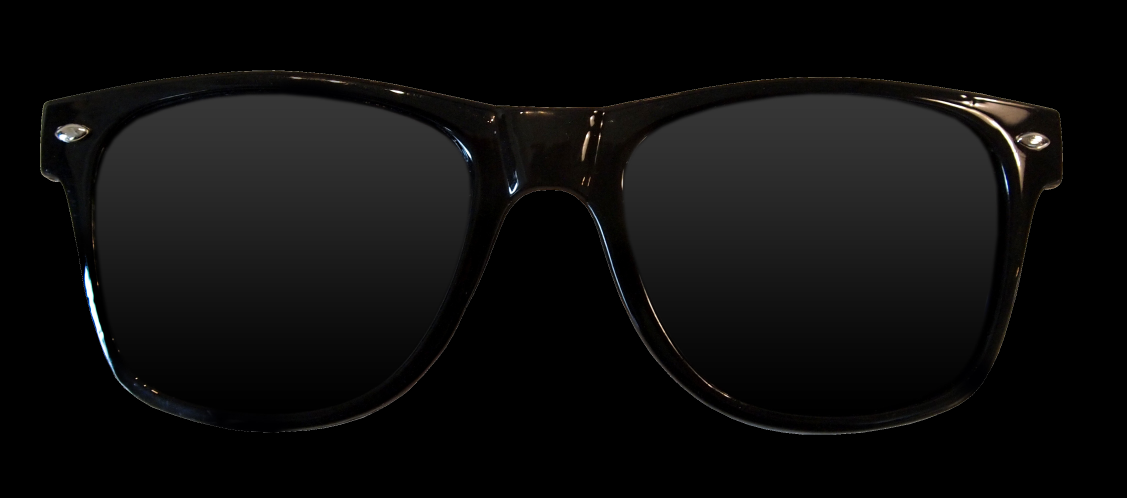
#> input picture img/sunglasses_PNG155.png, 3381 x 1494 px (shown at 1/3 size)
$ jupyter execute App.ipynb
#> lines starting #> are read from the running program, lines starting #| are printed output that depends on the picture; after the words box and inside, x2 and y2 are one past the last pixel; in counts of white or black regions, pixels touching at a corner belong together
[cell 1]
# MYIP Application Source Code

import cv2
import numpy as np
import random

###Overlay 함수#######################################################################


def overlay(img, glass, pos):
    sx = pos[0]
    ex = pos[0] + glass.shape[1]
    sy = pos[1]
    ey = pos[1] + glass.shape[0]

    if sx < 0 or ex > img.shape[1] or sy < 0 or ey > img.shape[0]:
        return
    img1 = img[sy:ey, sx:ex]
    img2 = glass[:, :, 0:3]
    alpha = 1.0 - (glass[:, :, 3] / 255.0)

    img1[..., 0] = (img1[..., 0] * alpha + img2[..., 0] * (1 - alpha)).astype(
        np.uint8)
    img1[..., 1] = (img1[..., 1] * alpha + img2[..., 1] * (1 - alpha)).astype(
        np.uint8)
    img1[..., 2] = (img1[..., 2] * alpha + img2[..., 2] * (1 - alpha)).astype(
        np.uint8)


######################################################################################

cap = cv2.VideoCapture('./img/presentation.mp4')
w = int(cap.get(cv2.CAP_PROP_FRAME_WIDTH))
h = int(cap.get(cv2.CAP_PROP_FRAME_HEIGHT))

face_classifier = cv2.CascadeClassifier(
    './xml/haarcascade_frontalface_alt.xml')
eyes_classifier = cv2.CascadeClassifier('./xml/haarcascade_eye.xml')

glass = cv2.imread('./img/sunglasses_PNG155.png', cv2.IMREAD_UNCHANGED)
#> glass is the input picture: shape (1494, 3381, 4); mean B, G, R, A 12.8, 13, 13.3, 125.6
glass2 = cv2.imread('./img/alienglass.png', cv2.IMREAD_UNCHANGED)
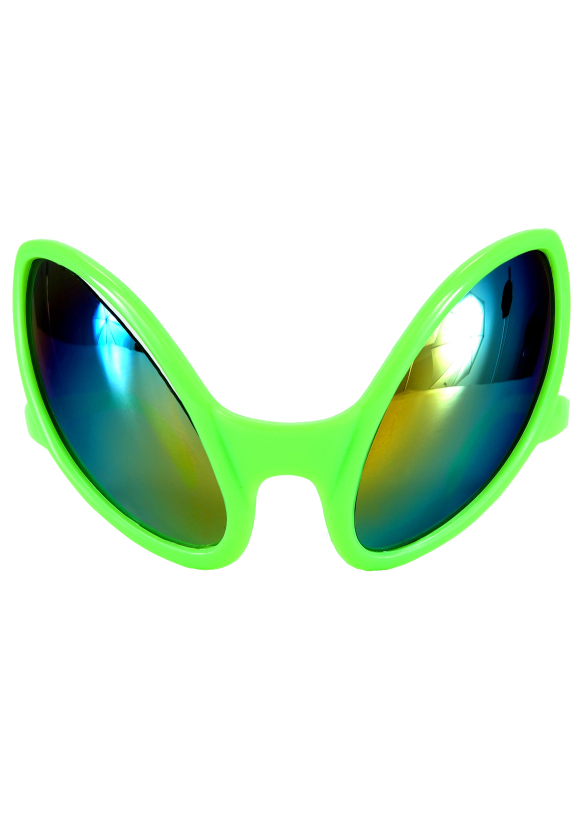
#> input picture img/alienglass.png, 1750 x 2500 px (shown at 1/3 size)
#> glass2 is the input picture: shape (2500, 1750, 4); mean B, G, R, A 217.9, 235.4, 217.1, 56.9
bgimg = cv2.imread('./img/bgimg.jpg', cv2.IMREAD_COLOR)
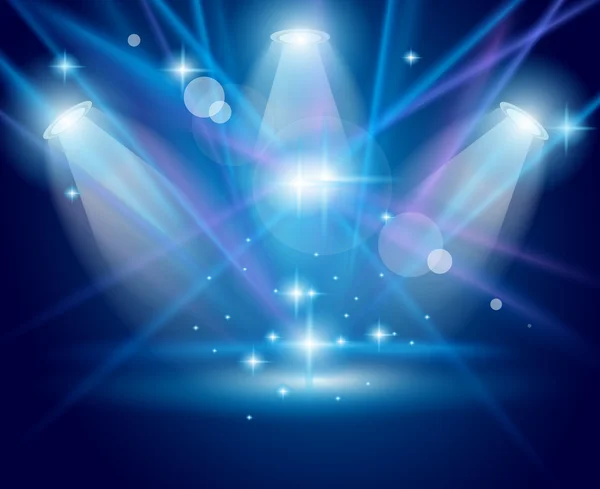
#> input picture img/bgimg.jpg, 600 x 489 px
#> bgimg is the input picture: shape (489, 600, 3); mean B, G, R 146.5, 89.6, 44.9
bgimg = cv2.resize(bgimg, dsize=(640, 360), interpolation=cv2.INTER_AREA)
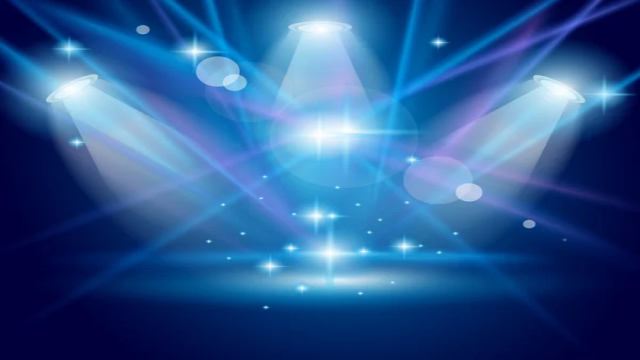
#> bgimg: shape (360, 640, 3); mean B, G, R 146.4, 89.5, 44.8

flocs = ['heart', 'yukku', 'check', 'music', 'textballoon']

timglist = [None]  # size will be 6.

for item in flocs:
    tempimg = cv2.imread('./img/' + item + '.png', cv2.IMREAD_UNCHANGED)
    timglist.append(tempimg)
tidx = 0
#> tidx = 0

# this is Transparent Images List. (for Glasses!!!)
list = [
    None, (glass, glass.shape[0], glass.shape[1], 820, 740, 2450, 740),
    (glass2, glass2.shape[0], glass2.shape[1], 385, 1285, 1361, 1285)
]
idx = 0

lastfacepos = ()
lasteyespos = ()


def timgBarChange(event):
    global tidx
    tidx = event


def glassBarChange(event):
    global idx
    idx = event


xi, yi = 0, 0
xl, yl = 0, 0


def mouseEventHandler(
    event, x, y, flags, param
):  # you should draw in 'bgimg' !!!! with NO RESET of bgimg. (maybe added in the future)
    global xi, yi, xl, yl  # x init, x last.
    if tidx == 0:
        return
    if event == cv2.EVENT_LBUTTONDOWN:
        xi, yi = x, y
    elif event == cv2.EVENT_LBUTTONUP:  # you should draw in here..
        xl, yl = x, y
        ds = (abs(xl - xi), abs(yl - yi))
        result = cv2.resize(timglist[tidx], ds, interpolation=cv2.INTER_AREA)

        # 여기서 overlay 함수를 호출해야합니다.
        overlay(bgimg, result, (xi, yi))


cv2.namedWindow('Make Yourself In Party')
cv2.createTrackbar('T.Image', 'Make Yourself In Party', 0, 5, timgBarChange)
cv2.createTrackbar('Glasses', 'Make Yourself In Party', 0, 2, glassBarChange)
cv2.setMouseCallback('Make Yourself In Party', mouseEventHandler)

curCircleSize = 0
frameWidth = cap.get(cv2.CAP_PROP_FRAME_WIDTH)
frameHeight = cap.get(cv2.CAP_PROP_FRAME_HEIGHT)

rW = random.randrange(1, frameWidth)
rH = random.randrange(1, frameHeight)

while True:
    ret, frame = cap.read()
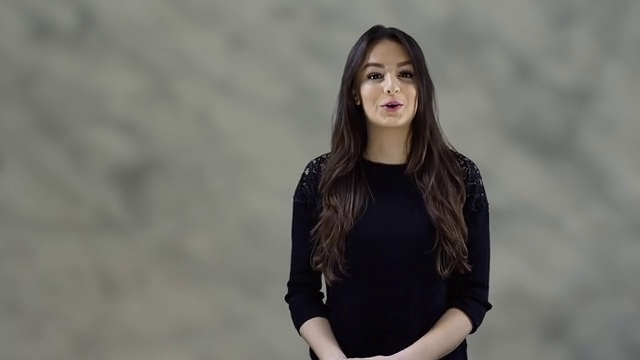
#> input picture frame 39 of img/presentation.mp4, 640 x 360 px
#> frame is the input picture: shape (360, 640, 3); mean B, G, R 104.3, 109.6, 110.9

    #프레임마다 색이 바뀜
    rB = random.randrange(0, 256)
    rG = random.randrange(0, 256)
    rR = random.randrange(0, 256)

    frameWidth = cap.get(cv2.CAP_PROP_FRAME_WIDTH)
    frameHeight = cap.get(cv2.CAP_PROP_FRAME_HEIGHT)

    bgimg3 = np.copy(bgimg)  # 똑같은거 0.5+0.5 하면 1이므로 AddWeighted의 결과는 똑같을 것이다.

    cv2.circle(bgimg3, (rW, rH), curCircleSize, (rB, rG, rR), -1)
#> bgimg3: shape (360, 640, 3); under 0.01% of pixels changed, all inside (x1, y1, x2, y2) = (395, 216, 396, 217)
    curCircleSize += 7
    if curCircleSize > int(frameWidth / 5):
        curCircleSize = 0
        rW = random.randrange(1, frameWidth)
        rH = random.randrange(1, frameHeight)

    bgimg = cv2.addWeighted(bgimg, 0.5, bgimg3, 0.5, 0)

    if idx != 0:
        timg = list[idx]
        ew, eh = timg[1], timg[2]
        ex1, ey1 = timg[3], timg[4]
        ex2, ey2 = timg[5], timg[6]

    if not ret:
        print('Video Capture Failure')
        break

    faces = face_classifier.detectMultiScale(frame,
                                             scaleFactor=1.05,
                                             minSize=(100, 100),
                                             maxSize=(400, 400))
#> faces = [[338, 37, 105, 105]]

    if len(faces
           ) == 0 and len(lastfacepos) != 0:  # this will make GrabCut steady.
        faces = lastfacepos

    for (x, y, w, h) in faces:
        lastfacepos = faces
        ROI = (int(x - w * 3 / 4), int(y - h * 3 / 4), int(2.5 * w),
               int(2.5 * h))

        #for debugging
        #cv2.rectangle(frame,(x,y,w,h),(255,0,255),1)
        #cv2.rectangle(frame,ROI,(0,255,0),2)

        faceR01 = frame[y:y + h // 2, x:x + w]
        eyes = eyes_classifier.detectMultiScale(faceR01)

        mask = np.zeros(frame.shape[:2], np.uint8)
        bgdModel = np.zeros((1, 65), np.float64)
        fgdModel = np.zeros((1, 65), np.float64)

        cv2.grabCut(frame, mask, ROI, bgdModel, fgdModel, 3,
                    cv2.GC_INIT_WITH_RECT)  # Performance Issue (iterCount)
        mask2 = np.where((mask == 0) | (mask == 2), 0, 1).astype('uint8')
        mask3 = np.where((mask == 0) | (mask == 2), 1, 0).astype('uint8')
        bgimg2 = bgimg * mask3[:, :, np.newaxis]
        frame = frame * mask2[:, :, np.newaxis]
        frame = cv2.bitwise_or(frame, bgimg2)

        #for debugging
        #for(ex,ey,ew,eh) in eyes:
        #cv2.rectangle(faceR01,(ex,ey),(ex+ew,ey+eh),(0,255,0),1)

        if len(eyes) != 2 and len(
                lasteyespos) != 0:  # this will make overlay steady.
            eyes = lasteyespos
        else:
            lasteyespos = eyes

        if len(eyes) == 0:
            continue

        # 눈 중앙 위치 계산
        x1 = x + eyes[0][0] + eyes[0][2] // 2
        y1 = y + eyes[0][1] + eyes[0][3] // 2

        x2 = x + eyes[1][0] + eyes[1][2] // 2
        y2 = y + eyes[1][1] + eyes[1][3] // 2

        if x1 > x2:
            x1, y1, x2, y2 = x2, y2, x1, y1

        # 비율 계산 후 투명이미지 리사이즈 후 Overlay
        if idx != 0:
            fx = (x2 - x1) / (ex2 - ex1)
            glass2 = cv2.resize(timg[0], (0, 0),
                                fx=fx,
                                fy=fx,
                                interpolation=cv2.INTER_AREA)
            pos = (x1 - int(ex1 * fx), (y1 - int(ey1 * fx)))
            overlay(frame, glass2, pos)
#> this loop made 1 pass
#> (x, y, w, h, ROI, lasteyespos, x1, y1) on pass 1: (338, 37, 105, 105, (259, -41, 262, 262), [[56, 27, 23, 23], [25, 27, 23, 23]], 374, 75)
#> pass 1, `faceR01 = frame[y:y + h // 2, x:x + w]`:
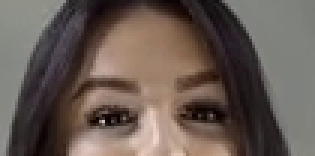
#> faceR01: shape (52, 105, 3) (shown 3 times larger); mean B, G, R 83.8, 90.8, 103.8
#> pass 1, `bgimg2 = bgimg * mask3[:, :, np.newaxis]`:
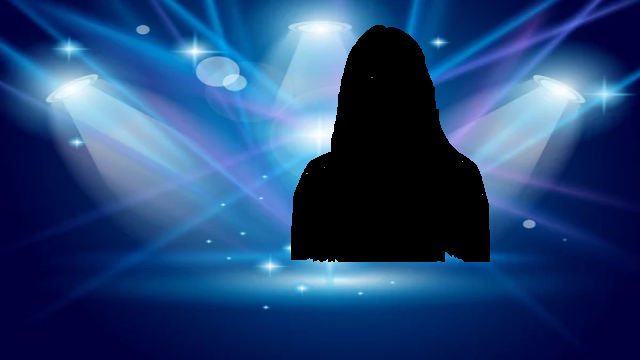
#> bgimg2: shape (360, 640, 3); mean B, G, R 118.4, 69.2, 34.9
#> pass 1, `frame = frame * mask2[:, :, np.newaxis]`:
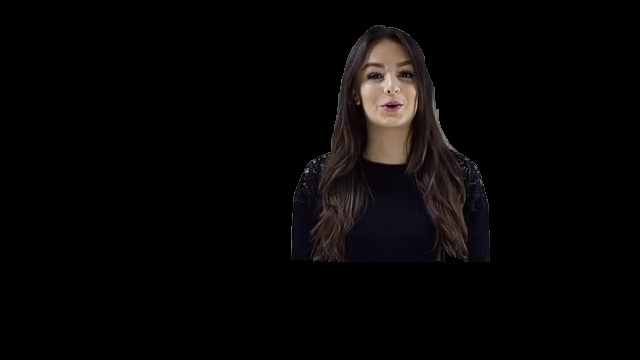
#> frame: shape (360, 640, 3); mean B, G, R 5.5, 5.6, 7
#> pass 1, `frame = cv2.bitwise_or(frame, bgimg2)`:
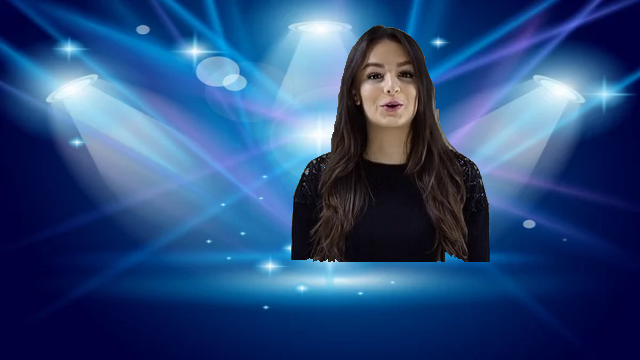
#> frame: shape (360, 640, 3); mean B, G, R 123.9, 74.7, 41.9

    cv2.imshow('Make Yourself In Party', frame)
    key = cv2.waitKey(1)
#> (key Esc is pressed here)
    if key == 27:
        break

cap.release()
cv2.destroyAllWindows()
